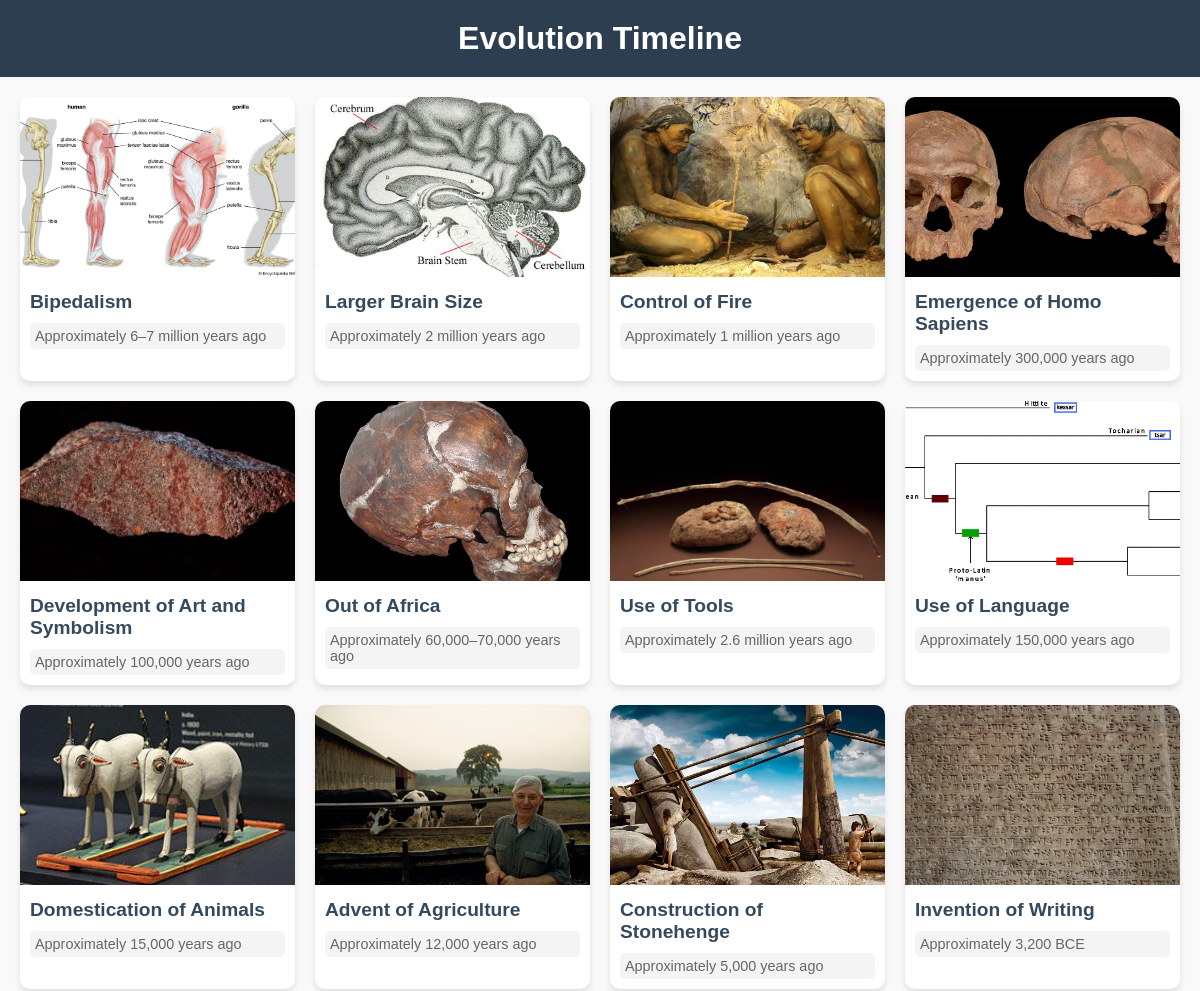
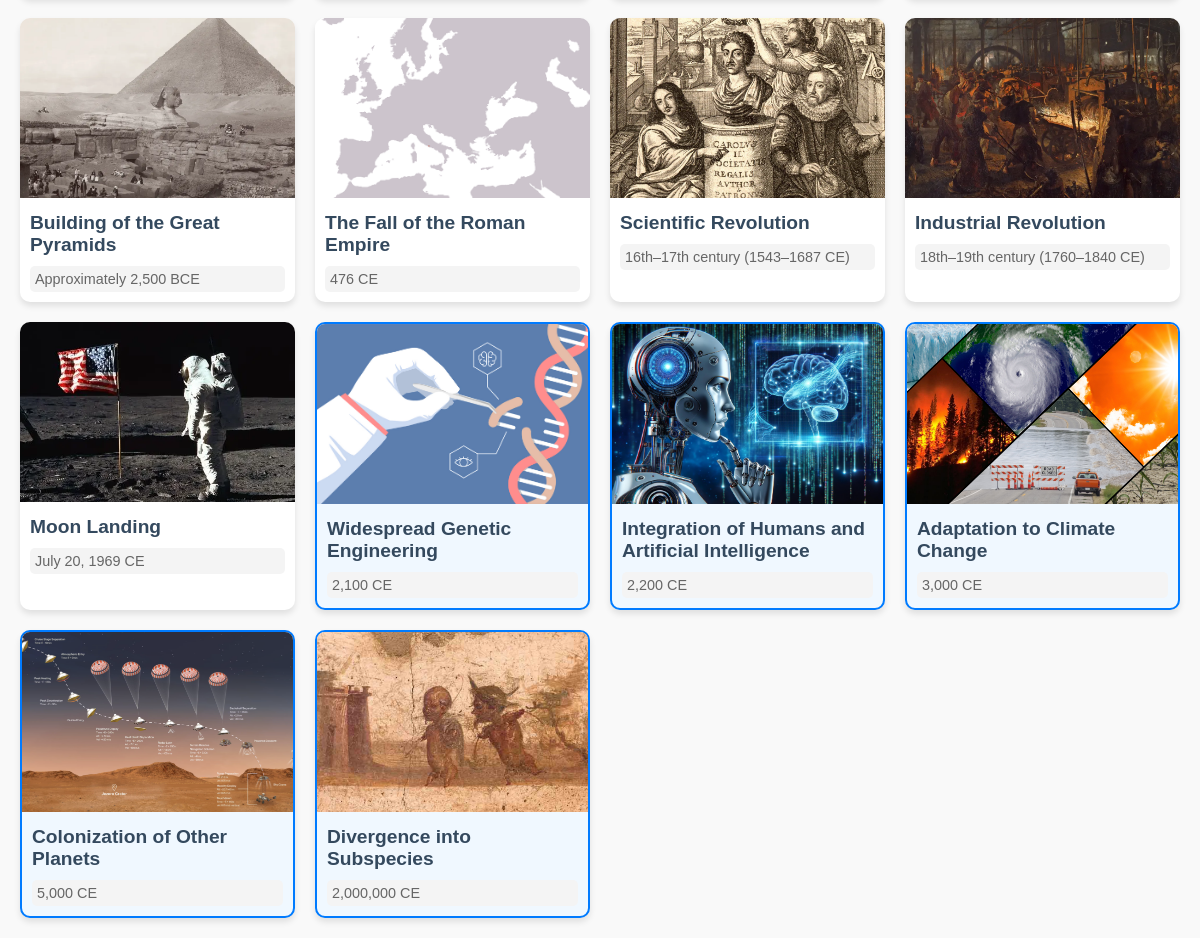
The page / on the database its author committed (2 pictures, top to bottom).
### timeline/models.py (models this page shows, shortened)
class Milestone(models.Model):
    title = models.CharField(max_length=200)  # Title of the milestone
    date = models.CharField(max_length=100)  # Date (e.g., "200,000 years ago")
    description = models.TextField()  # Short description
    image = models.ImageField(upload_to='milestone_images/')  # Image upload path
    source = models.URLField(max_length=500, blank=True, null=True)  # Source URL for the milestone
    future = models.BooleanField(default=False)  # Optional field to mark future milestones
    class Meta:
        ordering = ['id']  # Default ordering by creation order

### timeline/views.py (the view)
# urls.py: path('', views.timeline_view, name='timeline'),
def timeline_view(request):
    milestones = Milestone.objects.all().order_by('id')  # Order by creation order
    return render(request, 'timeline/timeline.html', {'milestones': milestones})

### timeline/templates/timeline/timeline.html (shortened to what this page needs)
<!DOCTYPE html>
<html lang="en">
<head>
</head>
<body>
    <h1>Evolution Timeline</h1>
    <div class="timeline-container">
        {% for milestone in milestones %}
        <div class="milestone {% if milestone.future %}future{% endif %}" onclick="location.href='{{ milestone.id }}/';">
            <img src="{{ milestone.image.url }}" alt="{{ milestone.title }}">
            <h3>{{ milestone.title }}</h3>
            <span>{{ milestone.date }}</span>
        </div>
        {% endfor %}
    </div>
</body>
</html>

### timeline/templates/timeline/timeline.html (style rules this page uses)
body { font-family: 'Arial', sans-serif; margin: 0; padding: 0; background-color: #f4f4f4; color: #333; }
h1 { text-align: center; padding: 20px; background-color: #2c3e50; color: white; margin: 0; }
.timeline-container { display: grid; grid-template-columns: repeat(auto-fit, minmax(250px, 1fr)); gap: 20px; padding: 20px; justify-content: center; background-color: #f9f9f9; }
.milestone { flex: 0 0 250px; background: white; border-radius: 10px; box-shadow: 0 4px 6px rgba(0, 0, 0, 0.1); overflow: hidden; transition: transform 0.3s ease, box-shadow 0.3s ease; cursor: pointer; }
.milestone.future { background: #f0f8ff; border: 2px solid #007bff; }
.milestone img { width: 100%; height: 180px; object-fit: cover; }
.milestone h3 { font-size: 1.2em; margin: 10px; color: #34495e; }
.milestone span { font-size: 0.9em; color: #666; margin: 10px; padding: 5px; background-color: #f4f4f4; border-radius: 5px; display: block; }

### rows shown on the page
Milestone: image (picture), title "Bipedalism", date "Approximately 6–7 million years ago"
Milestone: image (picture), title "Larger Brain Size", date "Approximately 2 million years ago"
Milestone: image (picture), title "Control of Fire", date "Approximately 1 million years ago"
Milestone: image (picture), title "Emergence of Homo Sapiens", date "Approximately 300,000 years ago"
Milestone: image (picture), title "Development of Art and Symbolism", date "Approximately 100,000 years ago"
Milestone: image (picture), title "Out of Africa", date "Approximately 60,000–70,000 years ago"
Milestone: image (picture), title "Use of Tools", date "Approximately 2.6 million years ago"
Milestone: image (picture), title "Use of Language", date "Approximately 150,000 years ago"
Milestone: image (picture), title "Domestication of Animals", date "Approximately 15,000 years ago"
Milestone: image (picture), title "Advent of Agriculture", date "Approximately 12,000 years ago"
Milestone: image (picture), title "Construction of Stonehenge", date "Approximately 5,000 years ago"
Milestone: image (picture), title "Invention of Writing", date "Approximately 3,200 BCE"
Milestone: image (picture), title "Building of the Great Pyramids", date "Approximately 2,500 BCE"
Milestone: image (picture), title "The Fall of the Roman Empire", date "476 CE"
Milestone: image (picture), title "Scientific Revolution", date "16th–17th century (1543–1687 CE)"
Milestone: image (picture), title "Industrial Revolution", date "18th–19th century (1760–1840 CE)"
Milestone: image (picture), title "Moon Landing", date "July 20, 1969 CE"
Milestone: image (picture), title "Widespread Genetic Engineering", date "2,100 CE"
Milestone: image (picture), title "Integration of Humans and Artificial Intelligence", date "2,200 CE"
Milestone: image (picture), title "Adaptation to Climate Change", date "3,000 CE"
Milestone: image (picture), title "Colonization of Other Planets", date "5,000 CE"
Milestone: image (picture), title "Divergence into Subspecies", date "2,000,000 CE"
